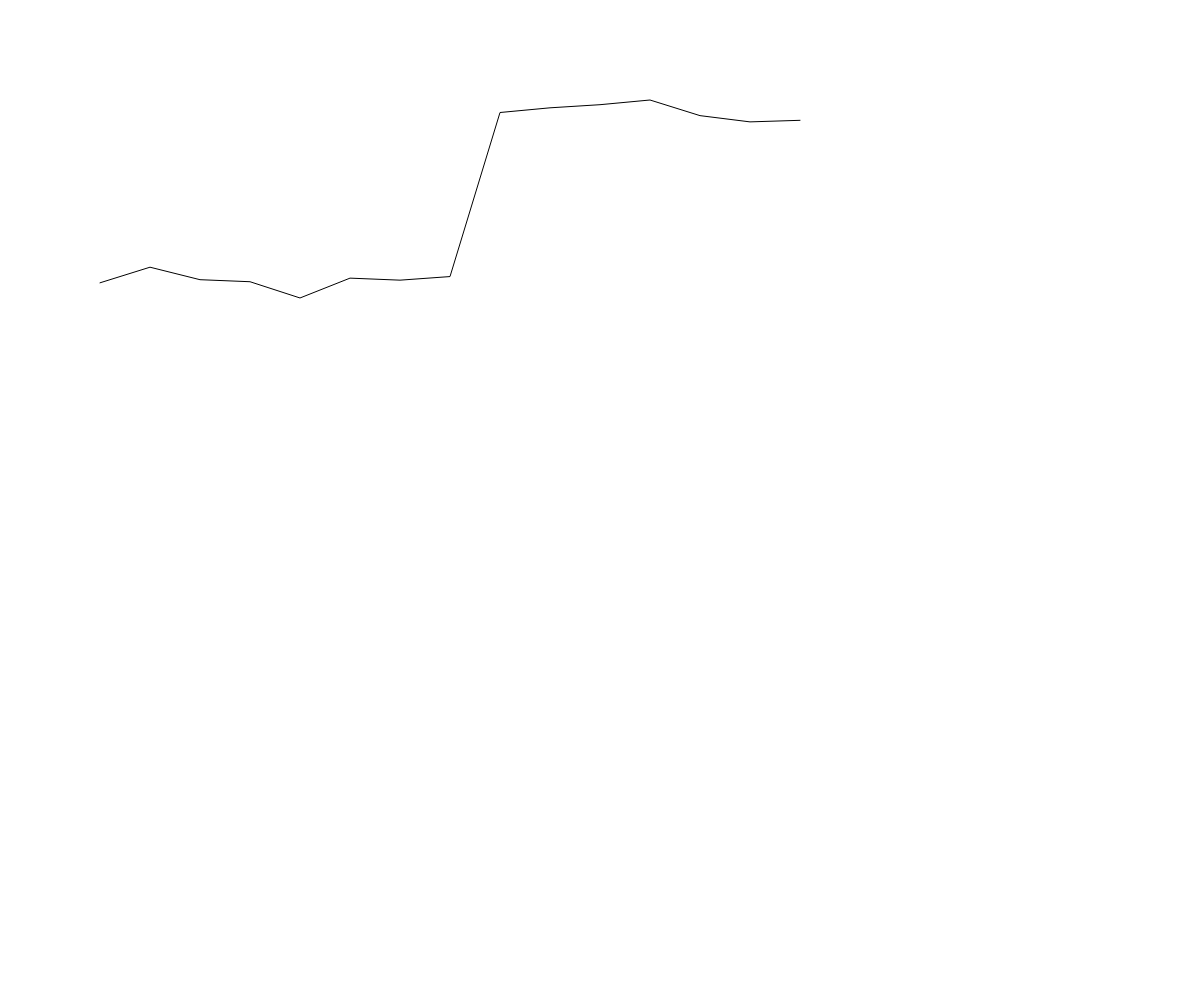
Frame 1 (no input)
Frame 60 (no input): identical to frame 1, image omitted
Frame 120 (the mouse pressed at the canvas centre since frame 60): identical to frame 1, image omitted

The p5.js sketch that drew this single still picture (run headless with seeded random() and noise() and a simulated clock; from frame 60 on, the mouse is pressed at the canvas centre):

// p5.js sketch
// ── sketch.js
var arr = [110,210,130,117,13,140,127,150,1200,1230,1250,1280,1180,1140,1150];
var maxVal;

function setup() {
	createCanvas(windowWidth, windowHeight);
	maxVal = max(arr);
}

function draw() {

	background(255);
	/*for (var i = 0; i < arr.length; i++) {
		var x = i*50;
		var y = 50;
		var val = arr[i];
		fill(0);
		stroke(0);
		rect(x,y,30,val);
	}*/

	push();
	translate(100,100);
	beginShape();
	for (var i = 0; i < arr.length; i++) {
		var x = i*50;
		var y = map(arr[i],0,maxVal,200,0);
		vertex(x,y);
	}
	endShape();
	pop();
}
